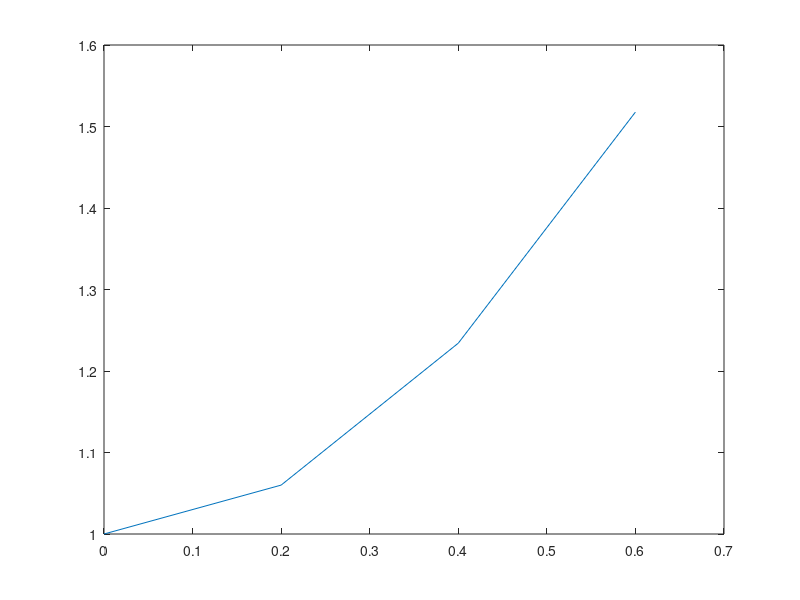

Source code (MATLAB):
f = @(x,y) 2*x/y + x*y;
n = 3;
a = 0;
b = .6;
h = (b-a)/n;
x = a:h:b;
y = [];
y(1) = 1;
for i = 1:n
    fprintf('\niteration %d\n',i);
    k1 = f(x(i),y(i));
    k2 = f(x(i) + 3/4*h,y(i)+k1*3/4*h);   
    y(i+1) = y(i) + h/3*(k1+2*k2);
    fprintf('k1 = %.5f\nk2 = %.5f\n',k1,k2);
    fprintf('y(%f) = %.5f\n',x(i+1),y(i+1));
end
plot(x,y);
